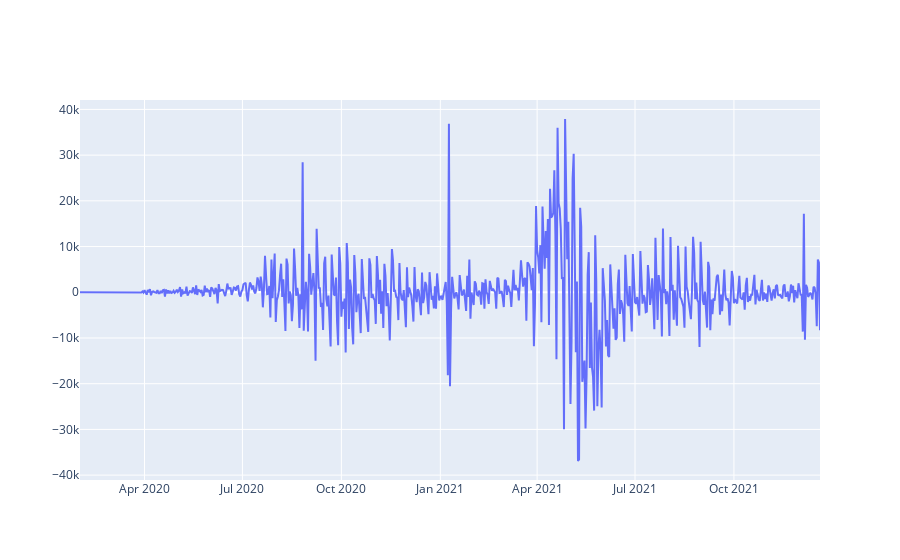

This figure's notebook cell:
### Code cell
fig = go.Figure()
fig.add_trace(go.Scatter(x=train.index, y=train["total_diff"]))

### Figure 1 — Plotly figure (JSON) as saved in the notebook; plotly's stock layout.template omitted (floating-point values rounded to 4 significant figures; data arrays with more than 128 entries replaced by an {"elided": "..."} marker saying what was removed)
{"data": [{"type": "scatter", "x": {"elided": "689 str values"}, "y": {"elided": "689 int values"}}], "layout": {}}
